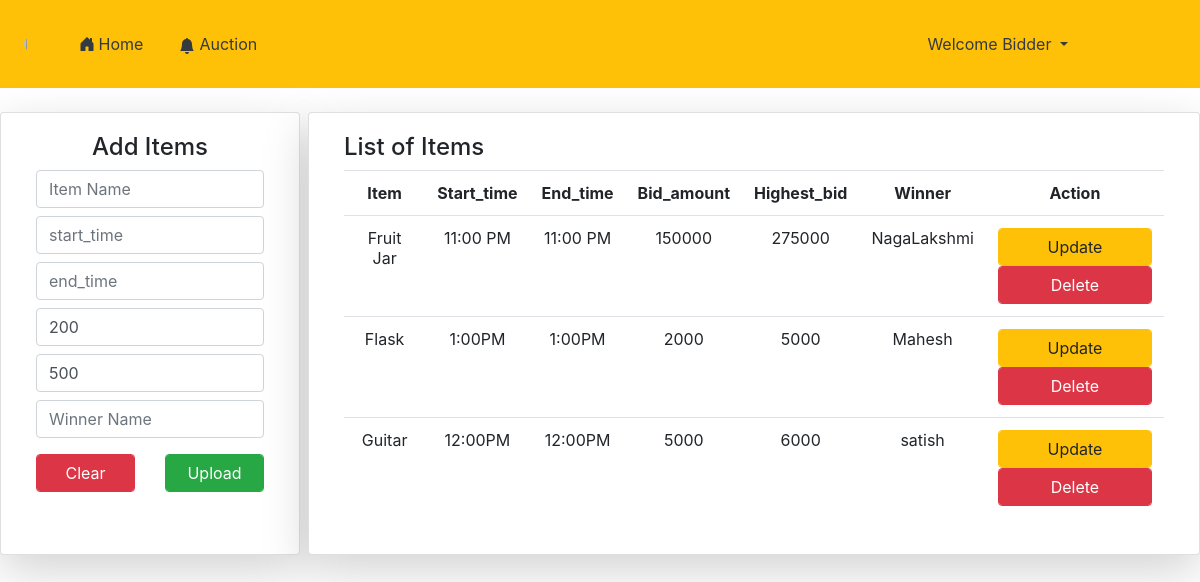
Screenshot of /auction/ (signed in) with the database file from the repository.
### AntiqueStoreApp/models.py (models this page shows)
class User(AbstractUser):
	c=[
		('0','Guest'),
		('1','Customer'),
		('2','SalesPerson'),
		('3','bidder'),
	]
	role_type = models.CharField(max_length=5,choices=c,default='0')
	uid=models.CharField(max_length=15)

class Auction(models.Model):
    item = models.CharField(max_length=200)
    start_time = models.CharField(max_length=200)
    end_time = models.CharField(max_length=200)
    bid_amount = models.PositiveIntegerField(default=200)
    highest_bid = models.PositiveIntegerField(default=500, null=True, blank=True)
    winner_name=models.CharField(max_length=200,default='')
    winner = models.ForeignKey(User, on_delete=models.SET_NULL, null=True, blank=True)

### AntiqueStoreApp/views.py (the view, shortened to what this page needs)
# urls.py: path('auction/',views.auctionView,name="auction_url"),
def auctionView(request):
	a=Auction.objects.filter(winner_id=request.user.id)
	r=AuctionItemForm()
	return render(request,'html/Auction.html',{'p':r,'q':a})

### AntiqueStoreApp/forms.py
class AuctionItemForm(forms.ModelForm):
	class Meta:
		model=Auction
		fields=["item","start_time","end_time","bid_amount","highest_bid","winner_name"]
		widgets={
		"item":forms.TextInput(attrs={
			"class":"form-control my-2",
			"placeholder":"Item Name",
			}),
		"start_time":forms.TextInput(attrs={
			"class":"form-control my-2",
			"placeholder":"start_time",
			}),
		"end_time":forms.TextInput(attrs={
			"class":"form-control my-2",
			"placeholder":"end_time",
			}),
		"bid_amount":forms.NumberInput(attrs={
			"class":"form-control my-2",
			"placeholder":"Bid Amount",
			}),
		"highest_bid":forms.NumberInput(attrs={
			"class":"form-control my-2",
			"placeholder":"Highest Bid",
			}),
		"winner_name":forms.TextInput(attrs={
			"class":"form-control my-2",
			"placeholder":"Winner Name",
			}),
		}

### templates/html/Auction.html (shortened to what this page needs)
{% extends 'html/base.html' %}
{% block content %}
<div class="container-fluid mt-4">
    <div class="row mb-3">
      <div class="card col-md-3 shadow-lg">
        <div class="card-body">
          <h4 class="text-center">Add Items</h4>
          <form method="post" enctype="multipart/form-data">
            {% for i in p %}
              {{i}}
            {% endfor %}
            <div class="row mt-3">
              <div class="col">
                <input type="reset" value="Clear" name="" class="form-control btn btn-danger">
              </div>
              <div class="col">
                <input type="submit" value="Upload" name="" class="form-control btn btn-success">
              </div>
            </div>
          </form>
        </div>
      </div>
      <div class="card col-md shadow-lg ml-2">
        <div class="card-body">
          <h4>List of Items</h4>
          <table class="table">
              <tr>
                <th class="text-center">Item</th>
                <th class="text-center">Start_time</th>
                <th class="text-center">End_time</th>
                <th class="text-center">Bid_amount</th>
                <th class="text-center">Highest_bid</th>
                <th class="text-center">Winner</th>
                <th class="text-center">Action</th>
              </tr>
              {% for j in q %}
              <tr>
                <td class="text-center">{{j.item}}</td>
                <td class="text-center">{{j.start_time}}</td>
                <td class="text-center">{{j.start_time}}</td>
                <td class="text-center">{{j.bid_amount}}</td>
                <td class="text-center">{{j.highest_bid}}</td>
                <td class="text-center">{{j.winner_name}}</td>
                <td>
                  <div class="row">
                    <div class="col">
                      <a href="{% url 'auction_update_url' j.id %}" class="btn btn-warning form-control">Update</a>
                    </div>
                    <div class="col">
                      <a href="{% url 'auction_delete_url' j.id %}" class="btn btn-danger form-control">Delete</a>
                    </div>
                  </div>
                </td>
              </tr>
              {% endfor %}
          </table>
        </div>
      </div>
    </div>
  </div>
{% endblock %}

### templates/html/base.html (shortened to what this page needs)
{% load static %}
<html lang="en">
<head>
  <link rel="stylesheet" href="{% static 'css/bootstrap.min.css' %}">
  <link rel="stylesheet" href="{% static 'css/sample.css' %}">
</head>
<body>
    {% include 'html/navbar.html' %}
    {% block content %}
    {% endblock %}
</body>

### templates/html/navbar.html (shortened to what this page needs)
{% load static %}
<nav class="navbar navbar-expand-lg navbar-dark bg-warning p-4">
    <img src="https://bcassetcdn.com/public/blog/wp-content/uploads/2021/10/28205201/classic-antiques-for-furniture-by-dalia-brandcrowd.png" class="rounded-circle" style="width: 3%;">
    <div class="collapse navbar-collapse" id="navbarNavDropdown">
      <ul class="navbar-nav">
        {% if not user.is_authenticated %}
        <li class="nav-item active mx-2">
          <a class="nav-link  text-dark {% if request.path == '/home/' %}active{% endif %}" href="{% url 'home_url' %}"><svg xmlns="http://www.w3.org/2000/svg" width="16" height="19" fill="currentColor" class="bi bi-house-door-fill mx-1" viewBox="0 0 20 15 mx-2">
            <path d="M6.5 14.5v-3.505c0-.245.25-.495.5-.495h2c.25 0 .5.25.5.5v3.5a.5.5 0 0 0 .5.5h4a.5.5 0 0 0 .5-.5v-7a.5.5 0 0 0-.146-.354L13 5.793V2.5a.5.5 0 0 0-.5-.5h-1a.5.5 0 0 0-.5.5v1.293L8.354 1.146a.5.5 0 0 0-.708 0l-6 6A.5.5 0 0 0 1.5 7.5v7a.5.5 0 0 0 .5.5h4a.5.5 0 0 0 .5-.5Z"/>
          </svg>Home <span class="sr-only">(current)</span></a>
        </li>
        <li class="nav-item">
          <a class="nav-link text-dark" href="{% url 'antique_url' %}"><svg xmlns="http://www.w3.org/2000/svg" height="1em" viewBox="0 0 384 512"><path d="M32 0C14.3 0 0 14.3 0 32S14.3 64 32 64V75c0 42.4 16.9 83.1 46.9 113.1L146.7 256 78.9 323.9C48.9 353.9 32 394.6 32 437v11c-17.7 0-32 14.3-32 32s14.3 32 32 32H64 320h32c17.7 0 32-14.3 32-32s-14.3-32-32-32V437c0-42.4-16.9-83.1-46.9-113.1L237.3 256l67.9-67.9c30-30 46.9-70.7 46.9-113.1V64c17.7 0 32-14.3 32-32s-14.3-32-32-32H320 64 32zM96 75V64H288V75c0 19-5.6 37.4-16 53H112c-10.3-15.6-16-34-16-53zm16 309c3.5-5.3 7.6-10.3 12.1-14.9L192 301.3l67.9 67.9c4.6 4.6 8.6 9.6 12.1 14.9H112z"/></svg>Antiques</a>
        </li>
        <li class="nav-item">
          <a class="nav-link text-dark" href="{% url 'jewellery_url' %}"><svg xmlns="http://www.w3.org/2000/svg" height="1em" viewBox="0 0 512 512"><path d="M116.7 33.8c4.5-6.1 11.7-9.8 19.3-9.8H376c7.6 0 14.8 3.6 19.3 9.8l112 152c6.8 9.2 6.1 21.9-1.5 30.4l-232 256c-4.5 5-11 7.9-17.8 7.9s-13.2-2.9-17.8-7.9l-232-256c-7.7-8.5-8.3-21.2-1.5-30.4l112-152zm38.5 39.8c-3.3 2.5-4.2 7-2.1 10.5l57.4 95.6L63.3 192c-4.1 .3-7.3 3.8-7.3 8s3.2 7.6 7.3 8l192 16c.4 0 .9 0 1.3 0l192-16c4.1-.3 7.3-3.8 7.3-8s-3.2-7.6-7.3-8L301.5 179.8l57.4-95.6c2.1-3.5 1.2-8.1-2.1-10.5s-7.9-2-10.7 1L256 172.2 165.9 74.6c-2.8-3-7.4-3.4-10.7-1z"/></svg>Jewellery</a>
        </li>
        <li class="nav-item">
          <a class="nav-link text-dark" href="{% url 'art_url' %}"><svg xmlns="http://www.w3.org/2000/svg" height="1em" viewBox="0 0 576 512"><path d="M339.3 367.1c27.3-3.9 51.9-19.4 67.2-42.9L568.2 74.1c12.6-19.5 9.4-45.3-7.6-61.2S517.7-4.4 499.1 9.6L262.4 187.2c-24 18-38.2 46.1-38.4 76.1L339.3 367.1zm-19.6 25.4l-116-104.4C143.9 290.3 96 339.6 96 400c0 3.9 .2 7.8 .6 11.6C98.4 429.1 86.4 448 68.8 448H64c-17.7 0-32 14.3-32 32s14.3 32 32 32H208c61.9 0 112-50.1 112-112c0-2.5-.1-5-.2-7.5z"/></svg>Arts & Handcrafts</a>
        </li>
    {% else %}
    <li class="nav-item active mx-2">
          <a class="nav-link  text-dark " href="{% url 'home_url' %}">Home <span class="sr-only">(current)</span></a>
        </li>
    {% if request.user.role_type == '1' %}
    {% if request.user.role_type == '1' %}
        <li class="nav-item">
          <a class="nav-link text-dark" href="{% url 'antique_url' %}"><svg xmlns="http://www.w3.org/2000/svg" height="1em" viewBox="0 0 384 512"><path d="M32 0C14.3 0 0 14.3 0 32S14.3 64 32 64V75c0 42.4 16.9 83.1 46.9 113.1L146.7 256 78.9 323.9C48.9 353.9 32 394.6 32 437v11c-17.7 0-32 14.3-32 32s14.3 32 32 32H64 320h32c17.7 0 32-14.3 32-32s-14.3-32-32-32V437c0-42.4-16.9-83.1-46.9-113.1L237.3 256l67.9-67.9c30-30 46.9-70.7 46.9-113.1V64c17.7 0 32-14.3 32-32s-14.3-32-32-32H320 64 32zM96 75V64H288V75c0 19-5.6 37.4-16 53H112c-10.3-15.6-16-34-16-53zm16 309c3.5-5.3 7.6-10.3 12.1-14.9L192 301.3l67.9 67.9c4.6 4.6 8.6 9.6 12.1 14.9H112z"/></svg>Antiques</a>
        </li>
        <li class="nav-item">
          <a class="nav-link text-dark" href="{% url 'jewellery_url' %}"><svg xmlns="http://www.w3.org/2000/svg" height="1em" viewBox="0 0 512 512"><path d="M116.7 33.8c4.5-6.1 11.7-9.8 19.3-9.8H376c7.6 0 14.8 3.6 19.3 9.8l112 152c6.8 9.2 6.1 21.9-1.5 30.4l-232 256c-4.5 5-11 7.9-17.8 7.9s-13.2-2.9-17.8-7.9l-232-256c-7.7-8.5-8.3-21.2-1.5-30.4l112-152zm38.5 39.8c-3.3 2.5-4.2 7-2.1 10.5l57.4 95.6L63.3 192c-4.1 .3-7.3 3.8-7.3 8s3.2 7.6 7.3 8l192 16c.4 0 .9 0 1.3 0l192-16c4.1-.3 7.3-3.8 7.3-8s-3.2-7.6-7.3-8L301.5 179.8l57.4-95.6c2.1-3.5 1.2-8.1-2.1-10.5s-7.9-2-10.7 1L256 172.2 165.9 74.6c-2.8-3-7.4-3.4-10.7-1z"/></svg>Jewellery</a>
        </li>
        <li class="nav-item">
          <a class="nav-link text-dark" href="{% url 'art_url' %}"><svg xmlns="http://www.w3.org/2000/svg" height="1em" viewBox="0 0 576 512"><path d="M339.3 367.1c27.3-3.9 51.9-19.4 67.2-42.9L568.2 74.1c12.6-19.5 9.4-45.3-7.6-61.2S517.7-4.4 499.1 9.6L262.4 187.2c-24 18-38.2 46.1-38.4 76.1L339.3 367.1zm-19.6 25.4l-116-104.4C143.9 290.3 96 339.6 96 400c0 3.9 .2 7.8 .6 11.6C98.4 429.1 86.4 448 68.8 448H64c-17.7 0-32 14.3-32 32s14.3 32 32 32H208c61.9 0 112-50.1 112-112c0-2.5-.1-5-.2-7.5z"/></svg>Arts & Handcrafts</a>
        </li>
          <li class="nav-item">
            <a class="nav-link text-dark mx-2"  href="{% url 'sell_item_url' %}"><svg xmlns="http://www.w3.org/2000/svg" width="16" height="19" fill="currentColor" class="bi bi-cart-fill mx-2" viewBox="0 0 16 16">
              <path d="M0 1.5A.5.5 0 0 1 .5 1H2a.5.5 0 0 1 .485.379L2.89 3H14.5a.5.5 0 0 1 .491.592l-1.5 8A.5.5 0 0 1 13 12H4a.5.5 0 0 1-.491-.408L2.01 3.607 1.61 2H.5a.5.5 0 0 1-.5-.5zM5 12a2 2 0 1 0 0 4 2 2 0 0 0 0-4zm7 0a2 2 0 1 0 0 4 2 2 0 0 0 0-4zm-7 1a1 1 0 1 1 0 2 1 1 0 0 1 0-2zm7 0a1 1 0 1 1 0 2 1 1 0 0 1 0-2z"/>
            </svg>Sell Items</a>
          </li>
    {% else %}
    <li class="nav-item">
      <a class="nav-link" href=""></a>
    </li>
    {% endif %}
    {% elif request.user.role_type == '3' %}
    {% if request.user.role_type == '1' %}
    <li class="nav-item">
      <a class="nav-link" href=""></a>
    </li>
    {% else %}
    <li class="nav-item active mx-2">
      <a class="nav-link  text-dark {% if request.path == '/home/' %}active{% endif %}" href="{% url 'auction_url' %}"><svg xmlns="http://www.w3.org/2000/svg" width="16" height="16" fill="currentColor" class="bi bi-bell-fill mx-1" viewBox="0 0 16 16">
        <path d="M8 16a2 2 0 0 0 2-2H6a2 2 0 0 0 2 2zm.995-14.901a1 1 0 1 0-1.99 0A5.002 5.002 0 0 0 3 6c0 1.098-.5 6-2 7h14c-1.5-1-2-5.902-2-7 0-2.42-1.72-4.44-4.005-4.901z"/>
      </svg>Auction <span class="sr-only">(current)</span></a>
    </li>
    {% endif %}
    {% else %}
    <li class="nav-item">
      <a class="nav-link" href="">Access Denied</a>
    </li>
    {% endif %}
    {% endif %}
  </ul>
  <ul class="navbar-nav ml-auto" style="margin-right: 100px;">
    {% if user.is_authenticated %}
    <div class="dropdown">
    <li class="nav-item dropdown">
      <a class="nav-link dropdown-toggle text-dark" href="#" id="navbardrop" data-toggle="dropdown">
        Welcome {{request.user.username}}
      </a>
    </li>
    </div>
    </div>
    {% endif %}
  </nav>

### templates/html/base.html (style rules this page uses)
* { box-sizing: border-box; }
body { width:auto; margin:0px; }

### rows the page displays
User: user.username "Bidder"
Auction: item "Fruit Jar", start_time "11:00 PM", bid_amount "150000", highest_bid "275000", winner_name "NagaLakshmi"
Auction: item "Flask", start_time "1:00PM", bid_amount "2000", highest_bid "5000", winner_name "Mahesh"
Auction: item "Guitar", start_time "12:00PM", bid_amount "5000", highest_bid "6000", winner_name "satish"
